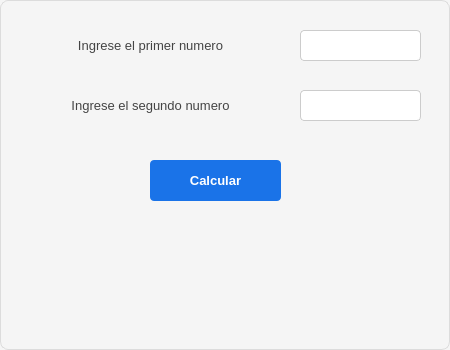
<?xml version="1.0" encoding="UTF-8"?>
<ui version="4.0">
 <class>Dialog</class>
 <widget class="QDialog" name="Dialog">
  <property name="geometry">
   <rect>
    <x>0</x>
    <y>0</y>
    <width>450</width>
    <height>350</height>
   </rect>
  </property>
  <property name="font">
   <font>
    <pointsize>10</pointsize>
   </font>
  </property>
  <property name="windowTitle">
   <string>Division de dos numeros</string>
  </property>
  <property name="styleSheet">
   <string notr="true">/* Estilo general del diálogo */
QDialog {
    background-color: #f5f5f5;   /* Fondo claro */
    border: 1px solid #dcdcdc;   /* Borde sutil */
    border-radius: 8px;          /* Esquinas suaves */
    color: #333333;              /* Texto neutro */
}

/* Etiquetas */
QLabel {
    color: #444444;              /* Gris oscuro para contraste */
    padding: 4px;
}

/* Campos de texto */
QLineEdit {
    background-color: #ffffff;   /* Fondo blanco */
    border: 1px solid #cccccc;   /* Borde suave */
    border-radius: 4px;
    padding: 6px;
    selection-background-color: #87cefa; /* Azul claro al seleccionar */
    selection-color: #000000;
}

QLineEdit:focus {
    border: 1px solid #1a73e8;   /* Azul corporativo al enfocar */
    background-color: #fafafa;
}

/* Botones */
QPushButton {
    background-color: #1a73e8;   /* Azul profesional */
    color: #ffffff;
    border: none;
    border-radius: 4px;
    padding: 8px 14px;
    font-weight: bold;
}

QPushButton:hover {
    background-color: #1669c1;   /* Azul más intenso al pasar el cursor */
}

QPushButton:pressed {
    background-color: #0d47a1;   /* Azul profundo al presionar */
}

QPushButton:disabled {
    background-color: #e0e0e0;   /* Gris claro para deshabilitado */
    color: #888888;
}
</string>
  </property>
  <widget class="QLabel" name="label">
   <property name="geometry">
    <rect>
     <x>10</x>
     <y>30</y>
     <width>281</width>
     <height>31</height>
    </rect>
   </property>
   <property name="text">
    <string>Ingrese el primer numero</string>
   </property>
   <property name="alignment">
    <set>Qt::AlignCenter</set>
   </property>
  </widget>
  <widget class="QLabel" name="label_2">
   <property name="geometry">
    <rect>
     <x>10</x>
     <y>90</y>
     <width>281</width>
     <height>31</height>
    </rect>
   </property>
   <property name="text">
    <string>Ingrese el segundo numero</string>
   </property>
   <property name="alignment">
    <set>Qt::AlignCenter</set>
   </property>
  </widget>
  <widget class="QLineEdit" name="ent_n1">
   <property name="geometry">
    <rect>
     <x>300</x>
     <y>30</y>
     <width>121</width>
     <height>31</height>
    </rect>
   </property>
  </widget>
  <widget class="QLineEdit" name="ent_n2">
   <property name="geometry">
    <rect>
     <x>300</x>
     <y>90</y>
     <width>121</width>
     <height>31</height>
    </rect>
   </property>
  </widget>
  <widget class="QPushButton" name="btn_calcular">
   <property name="geometry">
    <rect>
     <x>150</x>
     <y>160</y>
     <width>131</width>
     <height>41</height>
    </rect>
   </property>
   <property name="text">
    <string>Calcular</string>
   </property>
  </widget>
  <widget class="QLabel" name="lbl_resultado">
   <property name="geometry">
    <rect>
     <x>14</x>
     <y>225</y>
     <width>431</width>
     <height>61</height>
    </rect>
   </property>
   <property name="text">
    <string/>
   </property>
   <property name="alignment">
    <set>Qt::AlignCenter</set>
   </property>
  </widget>
 </widget>
 <resources/>
 <connections/>
</ui>
